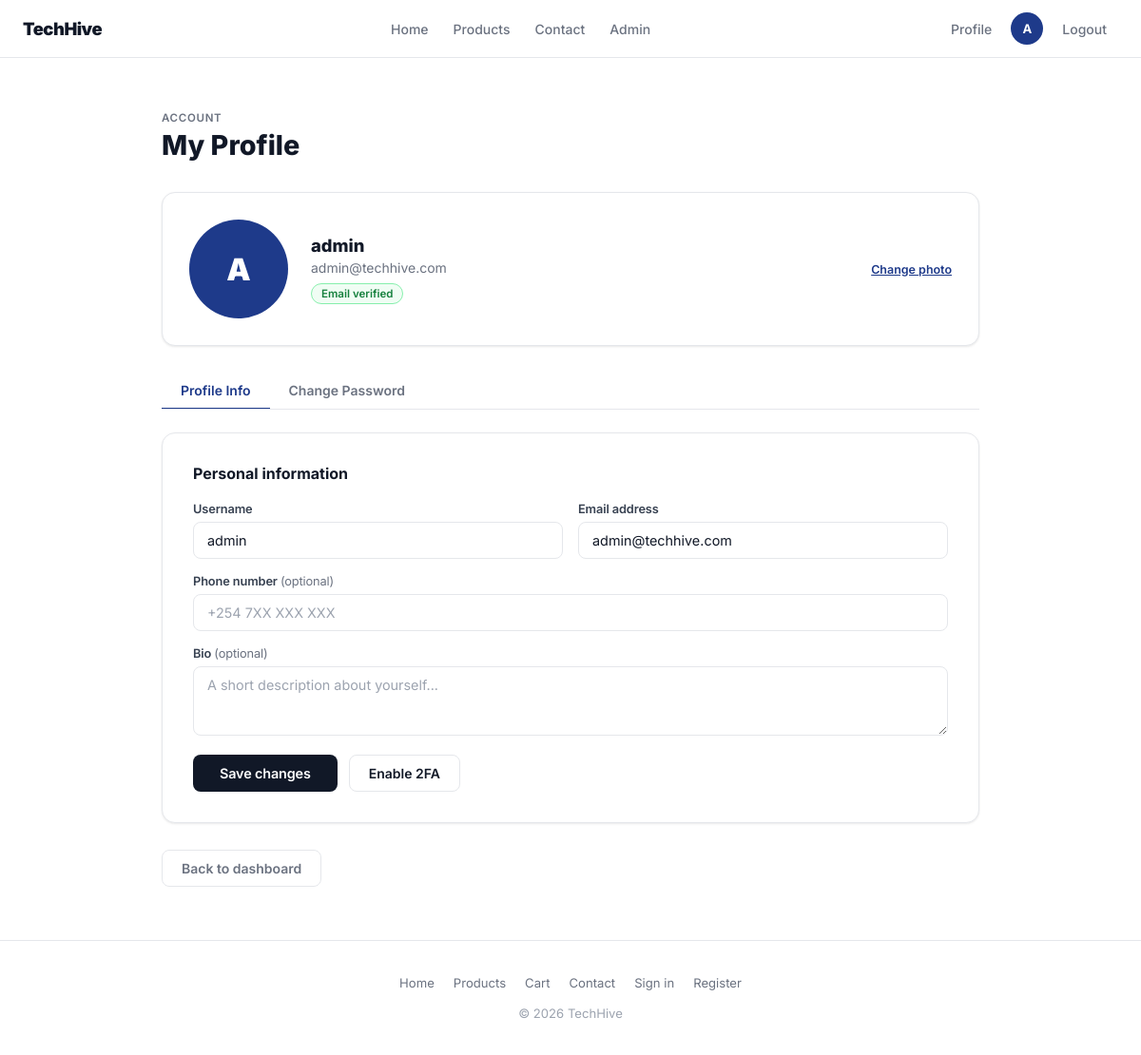
The app's page /profile.php (signed in) with its own data.
### tables this page shows
CREATE TABLE IF NOT EXISTS users (
    id         INT AUTO_INCREMENT PRIMARY KEY,
    username   VARCHAR(50)  NOT NULL UNIQUE,
    email      VARCHAR(100) NOT NULL UNIQUE,
    password   VARCHAR(255) NOT NULL,
    role       ENUM('admin','customer') NOT NULL DEFAULT 'customer',
    created_at TIMESTAMP DEFAULT CURRENT_TIMESTAMP
);

### profile.php (the view, shortened to what this page needs)
<?php
$db     = getDB();
$userId = (int)$_SESSION['user_id'];
$stmt = $db->prepare("SELECT username, email, phone, bio, profile_image, two_fa_enabled, email_verified FROM users WHERE id = ?");
$stmt->execute([$userId]);
$user = $stmt->fetch();
$section = $_GET['section'] ?? 'info';
$avatarSrc = !empty($user['profile_image'])
    ? (str_starts_with($user['profile_image'], 'http')
        ? $user['profile_image']
        : '/techhive/Project/images/' . htmlspecialchars($user['profile_image']))
    : null;
?>
<?php include 'includes/header.php'; ?>
<div class="profile-page">
    <div class="profile-heading">
        <p class="eyebrow">Account</p>
        <h1>My Profile</h1>
    </div>
    <div class="card profile-hero">
        <div class="avatar-wrap">
            <?php if ($avatarSrc): ?>
                <img src="<?= $avatarSrc ?>"
                     alt="Profile picture of <?= htmlspecialchars($user['username']) ?>"
                     class="avatar-img">
            <?php else: ?>
                <div class="avatar-initials">
                    <?= strtoupper(mb_substr($user['username'], 0, 1)) ?>
                </div>
            <?php endif; ?>
        </div>
        <div class="profile-info">
            <p class="profile-name"><?= htmlspecialchars($user['username']) ?></p>
            <p class="profile-email"><?= htmlspecialchars($user['email']) ?></p>
            <div class="badge-row">
                <?php if ($user['email_verified']): ?>
                    <span class="badge badge-green">Email verified</span>
                <?php else: ?>
                    <span class="badge badge-red">Email unverified</span>
                <?php endif; ?>
            </div>
        </div>
        <div class="avatar-upload">
            <form method="POST" enctype="multipart/form-data">
                <label class="upload-label">
                    Change photo
                </label>
            </form>
        </div>
    </div>
    <nav class="profile-tabs">
        <?php foreach (['info' => 'Profile Info', 'password' => 'Change Password'] as $key => $label): ?>
            <a href="?section=<?= $key ?>"
               class="profile-tab <?= $section === $key ? 'active' : '' ?>">
                <?= $label ?>
            </a>
        <?php endforeach; ?>
    </nav>
    <?php if ($section === 'info'): ?>
    <div class="card profile-card">
        <h2>Personal information</h2>
        <form method="POST" novalidate>
            <div class="form-row">
                <div class="form-col">
                    <label class="label">Username</label>
                    <input type="text" name="username" class="field"
                           value="<?= htmlspecialchars($user['username']) ?>" required>
                </div>
                <div class="form-col">
                    <label class="label">Email address</label>
                    <input type="email" name="email" class="field"
                           value="<?= htmlspecialchars($user['email']) ?>" required>
                </div>
            </div>
            <div class="form-field">
                <label class="label">
                    Phone number
                    <span style="color:var(--muted);font-weight:400;">(optional)</span>
                </label>
                <input type="tel" name="phone" class="field"
                       placeholder="+254 7XX XXX XXX"
                       value="<?= htmlspecialchars($user['phone'] ?? '') ?>">
            </div>
            <div class="form-field">
                <label class="label">
                    Bio
                    <span style="color:var(--muted);font-weight:400;">(optional)</span>
                </label>
                <textarea name="bio" class="field" rows="3"
                          placeholder="A short description about yourself..."
                          style="resize:vertical;"><?= htmlspecialchars($user['bio'] ?? '') ?></textarea>
            </div>
            <div class="form-actions">
                <button type="submit" class="btn-primary" style="padding:11px 28px;">
                    Save changes
                </button>
                <a href="2fa_setup.php"
                   style="padding:10px 20px;border:1px solid var(--border);border-radius:8px;color:var(--text);font-size:0.875rem;font-weight:600;text-decoration:none;">
                    <?= $user['two_fa_enabled'] ? 'Manage 2FA' : 'Enable 2FA' ?>
                </a>
            </div>
        </form>
    </div>
    <?php endif; ?>
    <div class="profile-footer">
        <a href="dashboard.php"
           style="padding:10px 20px;border:1px solid var(--border);border-radius:8px;color:var(--muted);font-size:0.875rem;font-weight:600;text-decoration:none;">
            Back to dashboard
        </a>
    </div>
</div>
<?php include 'includes/footer.php'; ?>

### css/style.css (style rules this page uses)
*, *::before, *::after { box-sizing: border-box; margin: 0; padding: 0; }
html { scroll-behavior: smooth; }
body { font-family: 'Inter', system-ui, sans-serif; background: #ffffff; color: #111827; min-height: 100vh; -webkit-font-smoothing: antialiased; }
:root { --primary: #111827; --primary-hover: #1f2937; --secondary: #1e3a8a; --secondary-hover: #1e40af; --accent: #111827; --accent-dark: #000000; --bg: #ffffff; --card: #ffffff; --border: #e5e7eb; --text: #111827; --muted: #6b7280; --subtle: #f9fafb; }
.card { background: #ffffff; border: 1px solid #e5e7eb; border-radius: 12px; box-shadow: 0 1px 3px rgba(0,0,0,0.06), 0 1px 2px rgba(0,0,0,0.04); }
.btn-primary { background: #111827; color: #ffffff; font-family: inherit; font-size: 0.9rem; font-weight: 600; border: none; border-radius: 8px; padding: 11px 22px; cursor: pointer; display: inline-block; text-decoration: none; transition: background 0.15s, transform 0.1s; text-align: center; letter-spacing: -0.01em; }
.field { width: 100%; background: #ffffff; border: 1.5px solid #e5e7eb; border-radius: 8px; padding: 10px 14px; font-size: 0.9rem; font-family: inherit; color: #111827; outline: none; transition: border-color 0.15s, box-shadow 0.15s; }
.field::placeholder { color: #9ca3af; }
.label { display: block; font-size: 0.8rem; font-weight: 600; color: #374151; margin-bottom: 6px; letter-spacing: -0.01em; }
@media (min-width: 1024px) { body { font-size: 1rem; } }
@media (min-width: 1024px) { .card { border-radius: 14px; } }

### profile.php (style rules this page uses)
.profile-page { max-width: 860px; margin: 0 auto; padding: 48px 24px; }
.profile-heading { margin-bottom: 32px; }
.profile-heading .eyebrow { font-size: 0.72rem; color: var(--muted); text-transform: uppercase; letter-spacing: 0.06em; font-weight: 600; margin-bottom: 4px; }
.profile-heading h1 { font-size: 1.8rem; font-weight: 800; color: var(--text); }
.profile-hero { display: flex; flex-direction: row; align-items: center; gap: 24px; padding: 28px; margin-bottom: 28px; }
.avatar-wrap { flex-shrink: 0; position: relative; }
.avatar-initials { width: 96px; height: 96px; max-width: 100%; border-radius: 50%; background: #1e3a8a; display: flex; align-items: center; justify-content: center; font-size: 2rem; font-weight: 900; color: #fff; }
.profile-info { flex: 1; min-width: 0; }
.profile-name { font-size: 1.15rem; font-weight: 800; color: var(--text); margin-bottom: 4px; white-space: nowrap; overflow: hidden; text-overflow: ellipsis; }
.profile-email { color: var(--muted); font-size: 0.875rem; margin-bottom: 8px; white-space: nowrap; overflow: hidden; text-overflow: ellipsis; }
.badge-row { display: flex; flex-wrap: wrap; gap: 8px; }
.badge { font-size: 0.72rem; padding: 3px 10px; border-radius: 99px; font-weight: 600; border: 1px solid; }
.badge-green { background: #f0fdf4; border-color: #86efac; color: #15803d; }
.avatar-upload { flex-shrink: 0; }
.upload-label { display: inline-block; cursor: pointer; font-size: 0.78rem; font-weight: 600; color: #1e3a8a; text-decoration: underline; padding: 6px 0; }
.profile-tabs { display: flex; gap: 0; margin-bottom: 24px; border-bottom: 1px solid var(--border); overflow-x: auto; }
.profile-tab { padding: 10px 20px; font-size: 0.875rem; font-weight: 600; text-decoration: none; border-bottom: 2px solid transparent; color: var(--muted); margin-bottom: -1px; white-space: nowrap; transition: color 0.15s, border-color 0.15s; }
.profile-tab.active { border-bottom-color: #1e3a8a; color: #1e3a8a; }
.profile-card { padding: 32px; margin-bottom: 24px; }
.profile-card h2 { font-size: 1rem; font-weight: 700; color: var(--text); margin-bottom: 20px; }
.form-row { display: flex; flex-direction: row; gap: 16px; margin-bottom: 16px; }
.form-col { flex: 1; min-width: 0; }
.form-field { margin-bottom: 16px; }
.form-actions { display: flex; flex-direction: row; align-items: center; gap: 12px; flex-wrap: wrap; margin-top: 8px; }
.profile-footer { display: flex; gap: 12px; flex-wrap: wrap; margin-top: 28px; }
@media (min-width: 641px) { .form-row { flex-direction: row; } }
@media (min-width: 1024px) { .profile-page { padding: 56px 0; } }
@media (min-width: 1024px) { .avatar-img, .avatar-initials { width: 104px; height: 104px; } }

### records on screen
users: username "A", username "admin", email "admin@techhive.com"

### other values on screen
mb_substr($_SESSION['username'], 0, 1) "A"
$label "Profile Info"
$label "Change Password"
